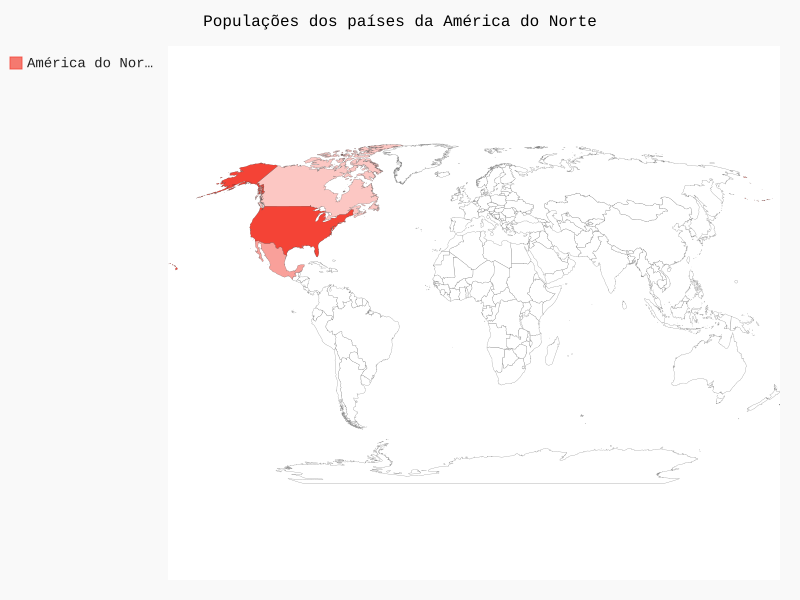

The script that drew this image:
"""
Mapa que mostra as populações dos países da América do Norte
"""

from pygal.maps.world import World

wm = World()
wm.force_uri_protocol = 'http'
wm.title = 'Populações dos países da América do Norte'
wm.add('América do Norte', 
       {'ca': 34126000, 'us': 309349000, 'mx': 113423000})

wm.render_to_file('na_populations.svg')
